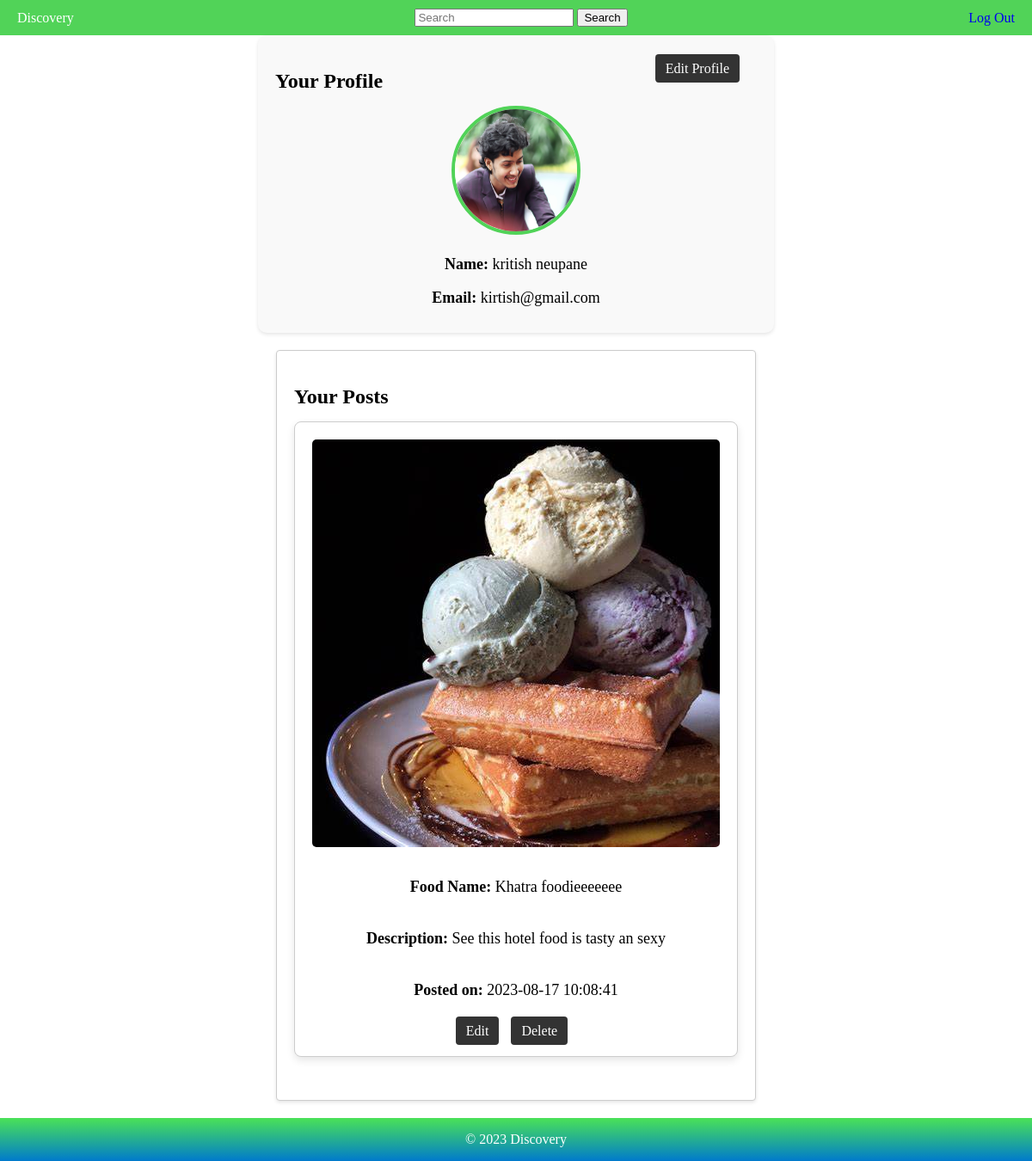
Screenshot of /userdashboard.php (signed in) with the database file from the repository.
### tables this page shows
CREATE TABLE `users` (
  `id` int(11) NOT NULL,
  `fullname` varchar(255) NOT NULL,
  `email` varchar(255) NOT NULL,
  `username` varchar(50) NOT NULL,
  `password` varchar(255) NOT NULL,
  `profile_picture` varchar(255) DEFAULT NULL
);

CREATE TABLE `posts` (
  `id` int(11) NOT NULL,
  `description` text DEFAULT NULL,
  `image` varchar(255) NOT NULL,
  `uploaded_by` varchar(50) NOT NULL,
  `created_at` timestamp NOT NULL DEFAULT current_timestamp(),
  `food_name` varchar(255) DEFAULT NULL
);

### userdashboard.php (the view, shortened to what this page needs)
<?php
$servername = "localhost";
$username = "root";
$password = "";
$dbname = "disco";
$conn = new mysqli($servername, $username, $password, $dbname);
$user_name = $_SESSION['user_name'];
$sql_profile = "SELECT fullname, email, profile_picture FROM users WHERE username = '$user_name'";
$result_profile = $conn->query($sql_profile);
if ($result_profile->num_rows > 0) {
    $row_profile = $result_profile->fetch_assoc();
    $userProfile = array(
        'name' => $row_profile['fullname'],
        'email' => $row_profile['email'],
        'avatar' => $row_profile['profile_picture']
    );
} else {
    echo "No user found.";
}
$sql_posts = "SELECT id, description, image, created_at, food_name FROM posts WHERE uploaded_by = '$user_name' ORDER BY created_at DESC";
$result_posts = $conn->query($sql_posts);
?>
<!DOCTYPE html>
<html lang="en">
<head>
    <link rel="stylesheet" href="styles.css">
</head>
<body style="font-family: Verdana;">
<header>
    <div class="logo">
        <a href="index.php" style="text-decoration: none; color: inherit;">Discovery</a>
    </div>
    <nav>
    <form action="search.php" method="GET">
        <div class="search-container">
            <input type="text" placeholder="Search" class="search-box" name="search_query">
            <button type="submit" class="search-button">Search</button>
        </div>
    </form>
</nav>
    <div class="profile">
        <a href="logout.php" style="text-decoration: none;">Log Out</a>
    </div>
</header>
<main class="container">
    <section class="content">
        <div class="user-profile-box">
            <div class="profile-header">
                <h2>Your Profile</h2>
                <div class="edit-profile-button">
                    <a href="edit-profile.php" class="edit-button">Edit Profile</a>
                </div>
            </div>
            <div class="profile-picture">
                <img src="<?php echo $userProfile['avatar']; ?>" alt="Profile Picture">
            </div>
            <div class="profile-details">
                <p><strong>Name:</strong> <?php echo $userProfile['name']; ?></p>
                <p><strong>Email:</strong> <?php echo $userProfile['email']; ?></p>
            </div>
        </div>
    </section>
</main>
<section class="edit-posts-section">
    <h2>Your Posts</h2>
    <div class="post-container">
        <?php
        if ($result_posts->num_rows > 0) {
            while ($row_posts = $result_posts->fetch_assoc()) {
                $postId = $row_posts['id'];
                $postDescription = $row_posts['description'];
                $postImage = $row_posts['image'];
                $postCreatedAt = $row_posts['created_at'];
                $foodName = $row_posts['food_name'];
        ?>
        <div class="post">
            <img src="postspic/<?php echo $postImage; ?>" alt="Post Image">
            <p><strong>Food Name:</strong> <?php echo $foodName; ?></p>
            <p><strong>Description:</strong> <?php echo $postDescription; ?></p>
            <p><strong>Posted on:</strong> <?php echo $postCreatedAt; ?></p>
            <div class="post-actions">
                <a href="edit-post.php?id=<?php echo $postId; ?>" class="edit-button">Edit</a>
                <a href="delete-post.php?id=<?php echo $postId; ?>" class="delete-button">Delete</a>
            </div>
        </div>
        <?php
            }
        } else {
        ?>
        <p>No posts available.</p>
        <?php
        }
        ?>
    </div>
</section>
<footer class="site-footer">
    <p>&copy; <?php echo date("Y"); ?> Discovery</p>
</footer>
</body>
</html>

### styles.css (style rules this page uses)
body, ul, li { text-decoration:none; margin: 0; padding: 0; }
header { background-color: #51d358; color: white; display: flex; justify-content: space-between; align-items: center; padding: 10px 20px; }
* { box-sizing: border-box; }
.site-footer { text-align: center; padding: 0; background: linear-gradient(to bottom, #4ae257, #007acc); color: white; flex-shrink: 0; }
body { display: flex; flex-direction: column; min-height: 100vh; }
.content { flex: 1; }
.user-profile-box { max-width: 600px; margin: 0 auto; padding: 20px; background-color: #f9f9f9; border-radius: 10px; box-shadow: 0 2px 4px rgba(0, 0, 0, 0.1); }
.user-profile-box h2 { font-size: 24px; margin-bottom: 15px; }
.profile-picture { text-align: center; }
.profile-picture img { width: 150px; height: 150px; border-radius: 50%; border: 4px solid #51d358; }
.profile-details { margin-top: 20px; text-align: center; }
.profile-details p { font-size: 18px; margin-bottom: 10px; }
.edit-profile-button { position: absolute; top: 10px; right: 10px; }
.edit-button { text-decoration: none; background-color: #007acc; color: white; padding: 6px 10px; border-radius: 3px; }
.profile-header { display: flex; justify-content: space-between; align-items: center; position: relative; }
.edit-posts-section { margin: 20px auto; padding: 20px; background-color: #ffffff; border: 1px solid #ccc; border-radius: 4px; box-shadow: 0px 2px 4px rgba(0, 0, 0, 0.1); }
.edit-posts-section h2 { font-size: 24px; margin-bottom: 15px; }
.post-container { display: flex; flex-wrap: wrap; justify-content: space-between; }
.post { width: calc(50% - 15px); margin-bottom: 20px; border: 1px solid #ccc; padding: 15px; border-radius: 4px; background-color: #f9f9f9; box-shadow: 0px 2px 4px rgba(0, 0, 0, 0.1); box-sizing: border-box; }
.post img { max-width: 100%; height: auto; border-radius: 4px; margin-bottom: 10px; }
.post p { margin-bottom: 10px; }
.post-actions { margin-top: 10px; }
.edit-button, .delete-button { padding: 8px 12px; background-color: #333; color: #fff; border: none; border-radius: 4px; text-decoration: none; margin-right: 10px; cursor: pointer; }
.post { margin-bottom: 30px; padding: 20px; background-color: #fff; border-radius: 8px; box-shadow: 0px 4px 10px rgba(0, 0, 0, 0.1); width: 100%; display: flex; flex-direction: column; align-items: center; }
.post img { max-width: 100%; height: auto; border-radius: 5px; margin-bottom: 15px; }
.post p { font-size: 18px; line-height: 1.5; margin-bottom: 15px; text-align: center; }
.post strong { font-weight: bold; }

### rows the page displays
users: profile_picture (picture), fullname "kritish neupane", email "kirtish@gmail.com"
posts: image (picture), food_name "Khatra foodieeeeeee", description "See this hotel food is tasty an sexy", created_at "2023-08-17 10:08:41"
